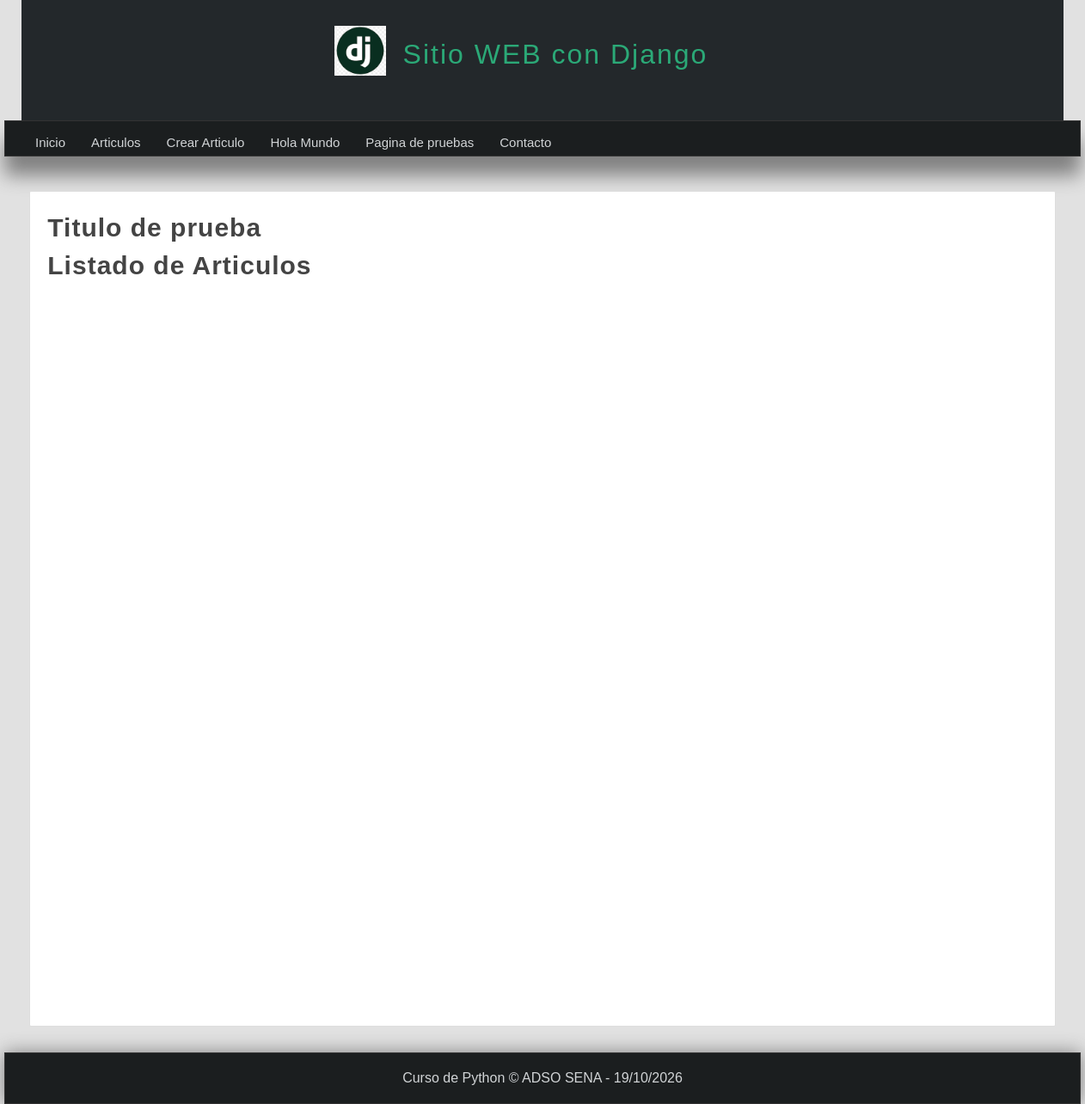
The app's page /articulos/, older data.
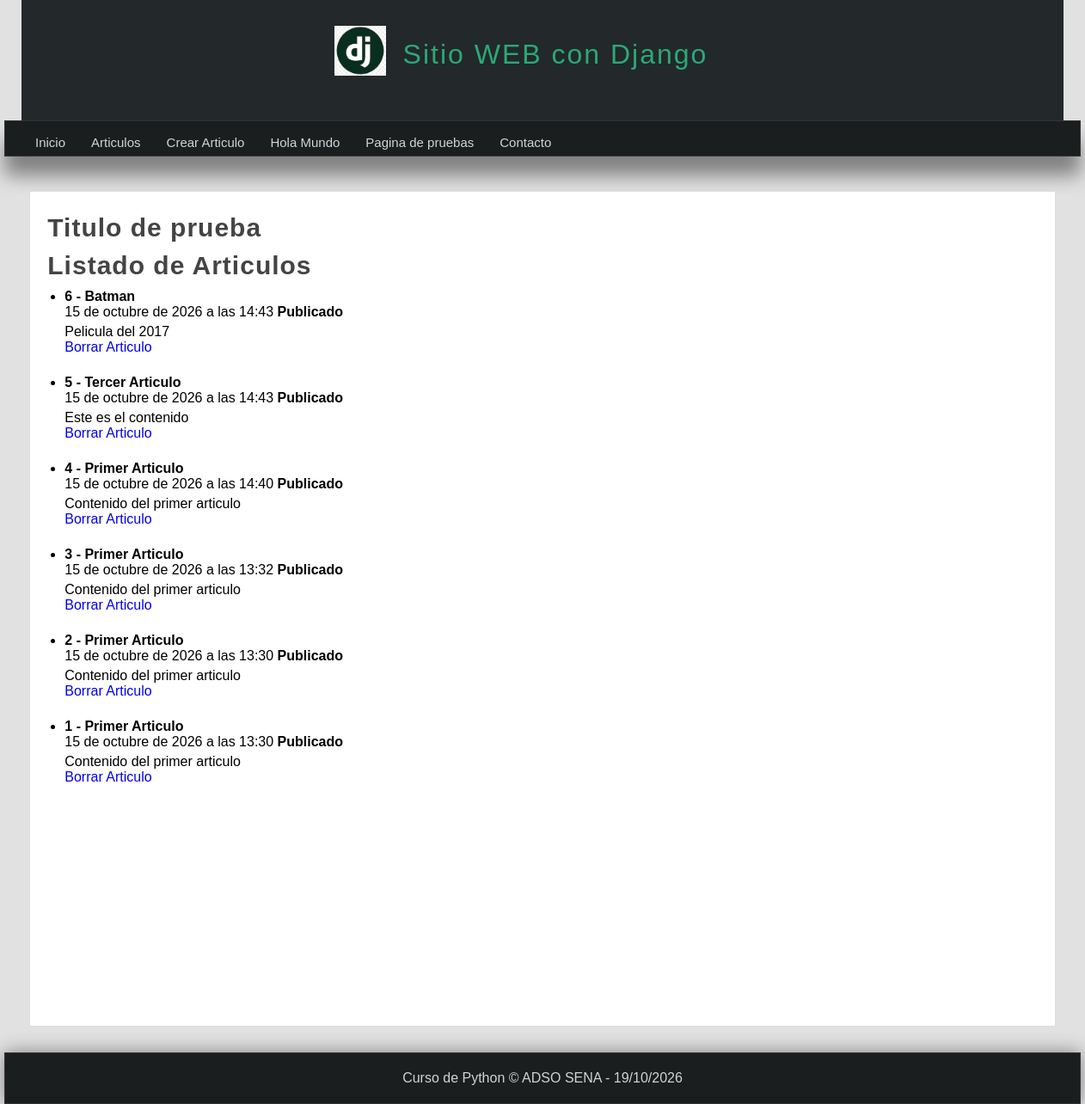
The same page, newer data.
### miapp/models.py (models this page shows)
class Article(models.Model):
    title = models.CharField(max_length=150)
    content = models.TextField()
    image = models.ImageField(default='null')
    public = models.BooleanField()
    created_at = models.DateTimeField(auto_now_add=True)
    updated_at = models.DateTimeField(auto_now=True)

### miapp/views.py (the view)
# urls.py: path('articulos/', views.articulos, name="articulos"),
def articulos(request): #Creacion de la vista articulos
    articulos = Article.objects.all().order_by('-id') #En este caso no usamos el metodo get si no el metodo all()
    """
    articulos = Article.objects.all() # Trae todos los articulos de la base de datos

    #Consultas con condiciones filter para filtrar por un valor especifico
    articulos = Article.objects.filter(title__exact= "articulo") # Trae todos los articulos publicos de la base de datos

    articulos = Article.objects.filter(
                                title= "Articulo",
                                ).exclude(
                                    public=True
                                ) # Trae todos los articulos que contengan la palabra articulo en el titulo y que no sean publicos

    #Consultas con condiciones filter para filtrar por un valor especifico
    articulos = Article.objects.filter(title__contains = "Tiburon")

    #Realizar una consulta que muestre solo los que esten publicados y excluya bajo una condicion
    articulos = Article.onjects.filter (title = "Tiburon",).exclude(public = true)

    #Consulta ejecutando SQL
    articulos = Article.objects.raw("SELECT * FROM miapp_article WHERE title='Articulo' AND public=0") # Trae todos los articulos que contengan la palabra articulo en el titulo y que no sean publicos

    #Consulta utilizando el OR con ORM
    articulos = Article.objects.filter(
       Q(title__contains="Primer Articulo") | Q(title__contains="Batman")
    )
    """
    return render(request, 'articulos.html', { #pasamos el request y la template articulos.html y como tercer parametro
        'articulos': articulos  #Pasamos un diccionario con las variables que deseamos mostrar
    })

### miapp/templates/articulos.html (shortened to what this page needs)
{% extends 'layout.html' %}
{% block content %}
<h1 class="title">Listado de Articulos</h1>
    <ul>
        {% for articulo in articulos %}
            <li>
                <h4>{{articulo.id}} - {{articulo.title}}</h4>
                <span>{{articulo.created_at}}</span>
                {%if articulo.public %}
                    <strong>Publicado</strong>
                {%else%}
                    <strong>Privado</strong>
                {%endif%}
                <p>
                    {{articulo.content}}
                    <br/>
                    <a href="{% url 'borrar_articulo' id=articulo.id %}">Borrar Articulo</a>
                </p>
                <br/>
            </li>
        {% endfor %}
    </ul>
{% endblock %}

Row changes from the older to the newer data that the page shows:
added Article: id "6", title "Batman", created_at "15 de octubre de 2026 a las 14:43", public "Publicado", content "Pelicula del 2017"
added Article: id "5", title "Tercer Articulo", created_at "15 de octubre de 2026 a las 14:43", public "Publicado", content "Este es el contenido"
added Article: id "4", title "Primer Articulo", created_at "15 de octubre de 2026 a las 14:40", public "Publicado", content "Contenido del primer articulo"
added Article: id "3", title "Primer Articulo", created_at "15 de octubre de 2026 a las 13:32", public "Publicado", content "Contenido del primer articulo"
added Article: id "2", title "Primer Articulo", created_at "15 de octubre de 2026 a las 13:30", public "Publicado", content "Contenido del primer articulo"
added Article: id "1", title "Primer Articulo", created_at "15 de octubre de 2026 a las 13:30", public "Publicado", content "Contenido del primer articulo"
